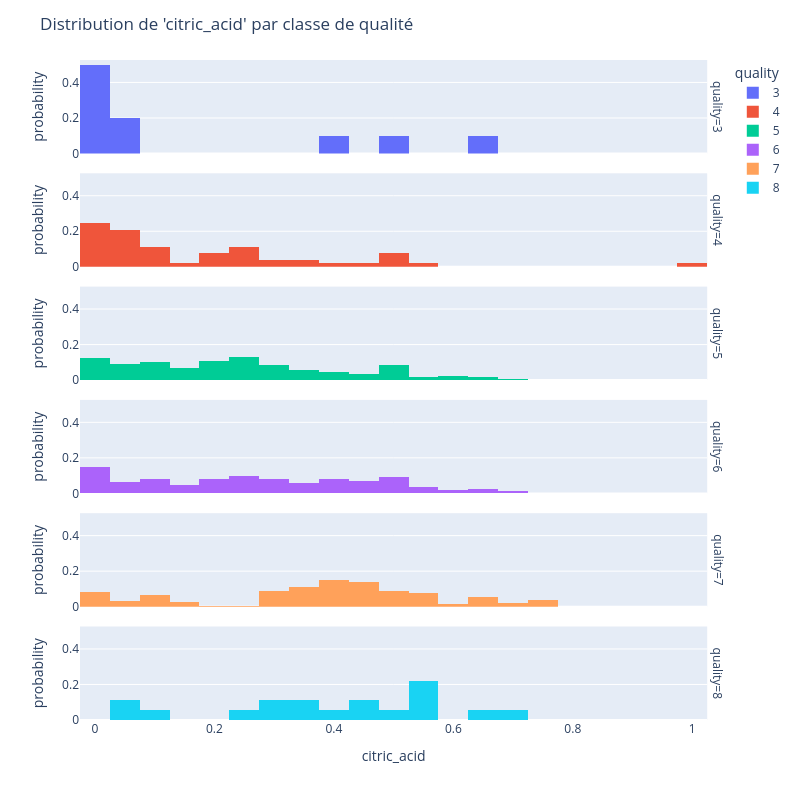

The notebook cell saved with this chart:
### Code cell
display_distrib('citric_acid')

### Figure 1 — Plotly figure (JSON) as saved in the notebook; plotly's stock layout.template omitted (floating-point values rounded to 4 significant figures; data arrays with more than 128 entries replaced by an {"elided": "..."} marker saying what was removed)
{"data": [{"alignmentgroup": "True", "bingroup": "x", "histnorm": "probability", "hovertemplate": "quality=3<br>citric_acid=%{x}<br>probability=%{y}<extra></extra>", "legendgroup": "3", "marker": {"color": "#636efa", "pattern": {"shape": ""}}, "name": "3", "offsetgroup": "3", "orientation": "v", "showlegend": true, "type": "histogram", "x": [0.66, 0.49, 0, 0.42, 0.02, 0, 0, 0.05, 0.05, 0.02], "xaxis": "x6", "yaxis": "y6"}, {"alignmentgroup": "True", "bingroup": "x", "histnorm": "probability", "hovertemplate": "quality=4<br>citric_acid=%{x}<br>probability=%{y}<extra></extra>", "legendgroup": "4", "marker": {"color": "#EF553B", "pattern": {"shape": ""}}, "name": "4", "offsetgroup": "4", "orientation": "v", "showlegend": true, "type": "histogram", "x": [0.08, 0.09, 0.3, 0.15, 0.26, 0.2, 0.04, 1, 0.02, 0.03, 0.03, 0.06, 0.36, 0.04, 0, 0.49, 0.49, 0.24, 0.27, 0.22, 0.01, 0.02, 0.48, 0.04, 0.1, 0.24, 0.07, 0.44, 0.24, 0, 0.19, 0.5, 0, 0.03, 0.05, 0.37, 0.32, 0, 0, 0, 0, 0.4, 0, 0.09, 0.27, 0, 0.09, 0, 0.08, 0.03, 0.54, 0.06, 0.2], "xaxis": "x5", "yaxis": "y5"}, {"alignmentgroup": "True", "bingroup": "x", "histnorm": "probability", "hovertemplate": "quality=5<br>citric_acid=%{x}<br>probability=%{y}<extra></extra>", "legendgroup": "5", "marker": {"color": "#00cc96", "pattern": {"shape": ""}}, "name": "5", "offsetgroup": "5", "orientation": "v", "showlegend": true, "type": "histogram", "x": {"elided": "681 float values"}, "xaxis": "x4", "yaxis": "y4"}, {"alignmentgroup": "True", "bingroup": "x", "histnorm": "probability", "hovertemplate": "quality=6<br>citric_acid=%{x}<br>probability=%{y}<extra></extra>", "legendgroup": "6", "marker": {"color": "#ab63fa", "pattern": {"shape": ""}}, "name": "6", "offsetgroup": "6", "orientation": "v", "showlegend": true, "type": "histogram", "x": {"elided": "638 float values"}, "xaxis": "x3", "yaxis": "y3"}, {"alignmentgroup": "True", "bingroup": "x", "histnorm": "probability", "hovertemplate": "quality=7<br>citric_acid=%{x}<br>probability=%{y}<extra></extra>", "legendgroup": "7", "marker": {"color": "#FFA15A", "pattern": {"shape": ""}}, "name": "7", "offsetgroup": "7", "orientation": "v", "showlegend": true, "type": "histogram", "x": {"elided": "199 float values"}, "xaxis": "x2", "yaxis": "y2"}, {"alignmentgroup": "True", "bingroup": "x", "histnorm": "probability", "hovertemplate": "quality=8<br>citric_acid=%{x}<br>probability=%{y}<extra></extra>", "legendgroup": "8", "marker": {"color": "#19d3f3", "pattern": {"shape": ""}}, "name": "8", "offsetgroup": "8", "orientation": "v", "showlegend": true, "type": "histogram", "x": [0.46, 0.45, 0.05, 0.72, 0.67, 0.56, 0.53, 0.53, 0.24, 0.09, 0.5, 0.54, 0.34, 0.39, 0.03, 0.33, 0.31, 0.3], "xaxis": "x", "yaxis": "y"}], "layout": {"annotations": [{"font": {}, "showarrow": false, "text": "quality=8", "textangle": 90, "x": 0.98, "xanchor": "left", "xref": "paper", "y": 0.07083, "yanchor": "middle", "yref": "paper"}, {"font": {}, "showarrow": false, "text": "quality=7", "textangle": 90, "x": 0.98, "xanchor": "left", "xref": "paper", "y": 0.2425, "yanchor": "middle", "yref": "paper"}, {"font": {}, "showarrow": false, "text": "quality=6", "textangle": 90, "x": 0.98, "xanchor": "left", "xref": "paper", "y": 0.4142, "yanchor": "middle", "yref": "paper"}, {"font": {}, "showarrow": false, "text": "quality=5", "textangle": 90, "x": 0.98, "xanchor": "left", "xref": "paper", "y": 0.5858, "yanchor": "middle", "yref": "paper"}, {"font": {}, "showarrow": false, "text": "quality=4", "textangle": 90, "x": 0.98, "xanchor": "left", "xref": "paper", "y": 0.7575, "yanchor": "middle", "yref": "paper"}, {"font": {}, "showarrow": false, "text": "quality=3", "textangle": 90, "x": 0.98, "xanchor": "left", "xref": "paper", "y": 0.9292, "yanchor": "middle", "yref": "paper"}], "barmode": "relative", "height": 800, "legend": {"title": {"text": "quality"}, "tracegroupgap": 0}, "margin": {"t": 60}, "title": {"text": "Distribution de 'citric_acid' par classe de qualité"}, "width": 800, "xaxis": {"anchor": "y", "domain": [0, 0.98], "title": {"text": "citric_acid"}}, "xaxis2": {"anchor": "y2", "domain": [0, 0.98], "matches": "x", "showticklabels": false}, "xaxis3": {"anchor": "y3", "domain": [0, 0.98], "matches": "x", "showticklabels": false}, "xaxis4": {"anchor": "y4", "domain": [0, 0.98], "matches": "x", "showticklabels": false}, "xaxis5": {"anchor": "y5", "domain": [0, 0.98], "matches": "x", "showticklabels": false}, "xaxis6": {"anchor": "y6", "domain": [0, 0.98], "matches": "x", "showticklabels": false}, "yaxis": {"anchor": "x", "domain": [0, 0.1417], "title": {"text": "probability"}}, "yaxis2": {"anchor": "x2", "domain": [0.1717, 0.3133], "matches": "y", "title": {"text": "probability"}}, "yaxis3": {"anchor": "x3", "domain": [0.3433, 0.485], "matches": "y", "title": {"text": "probability"}}, "yaxis4": {"anchor": "x4", "domain": [0.515, 0.6567], "matches": "y", "title": {"text": "probability"}}, "yaxis5": {"anchor": "x5", "domain": [0.6867, 0.8283], "matches": "y", "title": {"text": "probability"}}, "yaxis6": {"anchor": "x6", "domain": [0.8583, 1], "matches": "y", "title": {"text": "probability"}}}}
